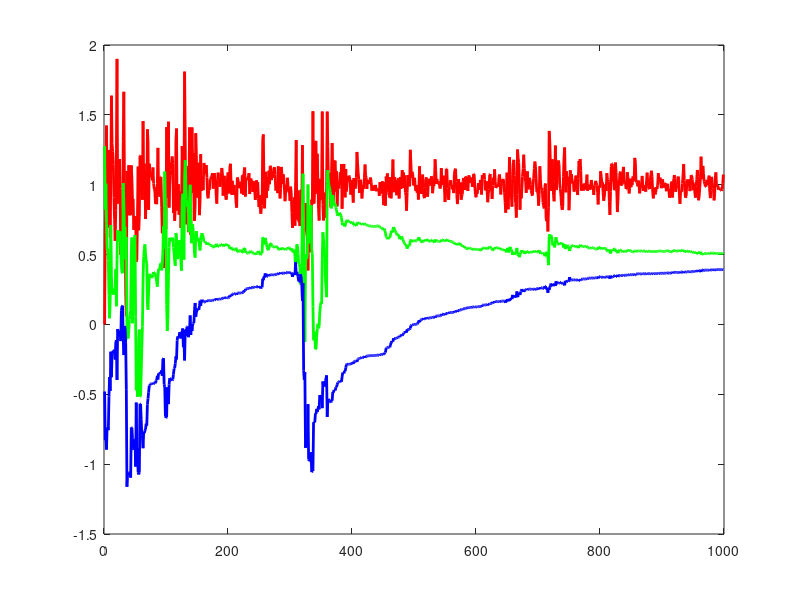

The MATLAB source for this figure: (Note: this script raises an error after producing the figure.)
% Stochastic Algorithm

N = 1000;

a_desired = 1; 
b_desired = 0.5;
c_desired = -0.5;

u = ones(N, 1);
y = zeros(N, 1);
E = load("e.mat");
e = E(1).e;

for t = 2:N
    y(t) = -a_desired * y(t-1) + b_desired * u(t-1) + c_desired * e(t-1) + e(t);
end

theta_hat = zeros(3, 1); % [a, b, c]
phi = zeros(3, 1);
P = 0;
theta_store = zeros(3, N);

for t = 2:N
    phi = [-y(t-1); u(t-1); e(t-1)];
    error = y(t) - phi' * theta_hat;
    P = (P + phi'*phi)^-1;
    K = P*phi;
    theta_hat = theta_hat + K*error;
    theta_store(:, t) = theta_hat;
end

figure;
plot(theta_store(1, 2:N), 'r', 'LineWidth', 2);
hold on;
plot(theta_store(2, 2:N), 'g', 'LineWidth', 2);
plot(theta_store(3, 2:N), 'b', 'LineWidth', 2);
yline(a_desired, '--r', 'Desired a');
yline(b_desired, '--g', 'Desired b');
yline(c_desired, '--b', 'Desired c');
xlabel('Sample');
legend('a estimate', 'b estimate', 'c estimate', 'Location', 'Southeast');
title('Stochastic Algorithm');
grid on;
f = gcf;
exportgraphics(f,'SA_1.png');